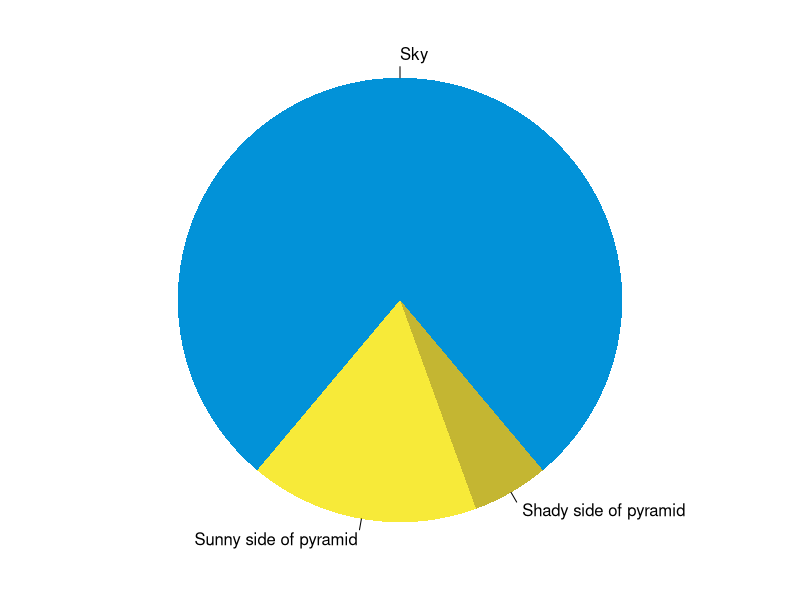

Generate this figure with R:
## ---- chunk 1
knitr::opts_chunk$set(collapse = TRUE)
## ---- chunk 2
summary(cars)
fit <- lm(dist ~ speed, data = cars)
fit
## ---- chunk 3
par(mar = c(0, 1, 0, 1))
pie(
  c(280, 60, 20),
  c('Sky', 'Sunny side of pyramid', 'Shady side of pyramid'),
  col = c('#0292D8', '#F7EA39', '#C4B632'),
  init.angle = -50, border = NA
)
## ---- chunk 4
head(cars)
